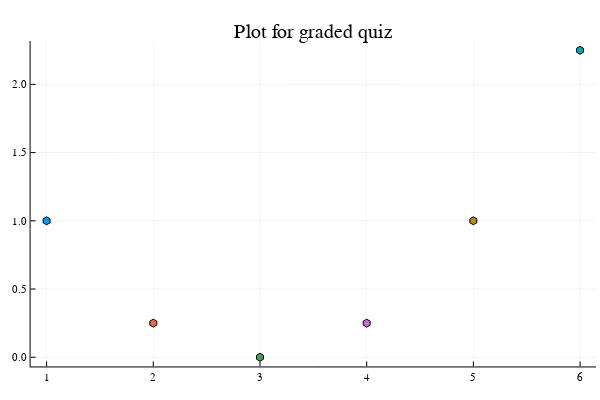

This figure's notebook cell:
### Code cell
x = [1 2 3 4 5 6]
y = (x-3).^2/4
plot(x,y, marker = :hex, leg=false, linewidth = 2, linecolor=:black)
plot!(title="Plot for graded quiz")

### Figure 1 — Plotly figure (JSON) as saved in the notebook; plotly's stock layout.template omitted (floating-point values rounded to 4 significant figures)
{"data": [{"colorbar": {"title": ""}, "line": {"color": "rgba(0, 0, 0, 1.000)", "dash": "solid", "shape": "linear", "width": 2}, "marker": {"color": ["rgba(0, 154, 250, 1.000)"], "line": {"color": ["rgba(0, 0, 0, 1.000)"], "width": 1}, "size": 8, "symbol": "hexagon"}, "mode": "lines+markers", "name": "y1", "showlegend": true, "type": "scatter", "x": [1], "xaxis": "x1", "y": [1], "yaxis": "y1"}, {"colorbar": {"title": ""}, "line": {"color": "rgba(0, 0, 0, 1.000)", "dash": "solid", "shape": "linear", "width": 2}, "marker": {"color": ["rgba(227, 111, 71, 1.000)"], "line": {"color": ["rgba(0, 0, 0, 1.000)"], "width": 1}, "size": 8, "symbol": "hexagon"}, "mode": "lines+markers", "name": "y2", "showlegend": true, "type": "scatter", "x": [2], "xaxis": "x1", "y": [0.25], "yaxis": "y1"}, {"colorbar": {"title": ""}, "line": {"color": "rgba(0, 0, 0, 1.000)", "dash": "solid", "shape": "linear", "width": 2}, "marker": {"color": ["rgba(62, 164, 78, 1.000)"], "line": {"color": ["rgba(0, 0, 0, 1.000)"], "width": 1}, "size": 8, "symbol": "hexagon"}, "mode": "lines+markers", "name": "y3", "showlegend": true, "type": "scatter", "x": [3], "xaxis": "x1", "y": [0], "yaxis": "y1"}, {"colorbar": {"title": ""}, "line": {"color": "rgba(0, 0, 0, 1.000)", "dash": "solid", "shape": "linear", "width": 2}, "marker": {"color": ["rgba(195, 113, 210, 1.000)"], "line": {"color": ["rgba(0, 0, 0, 1.000)"], "width": 1}, "size": 8, "symbol": "hexagon"}, "mode": "lines+markers", "name": "y4", "showlegend": true, "type": "scatter", "x": [4], "xaxis": "x1", "y": [0.25], "yaxis": "y1"}, {"colorbar": {"title": ""}, "line": {"color": "rgba(0, 0, 0, 1.000)", "dash": "solid", "shape": "linear", "width": 2}, "marker": {"color": ["rgba(172, 142, 24, 1.000)"], "line": {"color": ["rgba(0, 0, 0, 1.000)"], "width": 1}, "size": 8, "symbol": "hexagon"}, "mode": "lines+markers", "name": "y5", "showlegend": true, "type": "scatter", "x": [5], "xaxis": "x1", "y": [1], "yaxis": "y1"}, {"colorbar": {"title": ""}, "line": {"color": "rgba(0, 0, 0, 1.000)", "dash": "solid", "shape": "linear", "width": 2}, "marker": {"color": ["rgba(0, 170, 174, 1.000)"], "line": {"color": ["rgba(0, 0, 0, 1.000)"], "width": 1}, "size": 8, "symbol": "hexagon"}, "mode": "lines+markers", "name": "y6", "showlegend": true, "type": "scatter", "x": [6], "xaxis": "x1", "y": [2.25], "yaxis": "y1"}], "layout": {"annotations": [{"font": {"color": "rgba(0, 0, 0, 1.000)", "family": "sans-serif", "size": 20}, "rotation": 0, "showarrow": false, "text": "Plot for graded quiz", "x": 0.5222, "xanchor": "center", "xref": "paper", "y": 1, "yanchor": "top", "yref": "paper"}], "height": 400, "margin": {"b": 20, "l": 0, "r": 0, "t": 20}, "paper_bgcolor": "rgba(255, 255, 255, 1.000)", "plot_bgcolor": "rgba(255, 255, 255, 1.000)", "showlegend": false, "width": 600, "xaxis1": {"anchor": "y1", "domain": [0.05101, 0.9934], "gridcolor": "rgba(0, 0, 0, 0.100)", "gridwidth": 0.5, "linecolor": "rgba(0, 0, 0, 1.000)", "mirror": false, "range": [0.85, 6.15], "showgrid": true, "showline": true, "showticklabels": true, "tickangle": 0, "tickcolor": "rgb(0, 0, 0)", "tickfont": {"color": "rgba(0, 0, 0, 1.000)", "family": "sans-serif", "size": 11}, "tickmode": "array", "ticks": "inside", "ticktext": ["1", "2", "3", "4", "5", "6"], "tickvals": [1, 2, 3, 4, 5, 6], "title": "", "titlefont": {"color": "rgba(0, 0, 0, 1.000)", "family": "sans-serif", "size": 15}, "type": "-", "visible": true, "zeroline": false, "zerolinecolor": "rgba(0, 0, 0, 1.000)"}, "yaxis1": {"anchor": "x1", "domain": [0.03762, 0.9415], "gridcolor": "rgba(0, 0, 0, 0.100)", "gridwidth": 0.5, "linecolor": "rgba(0, 0, 0, 1.000)", "mirror": false, "range": [-0.0675, 2.317], "showgrid": true, "showline": true, "showticklabels": true, "tickangle": 0, "tickcolor": "rgb(0, 0, 0)", "tickfont": {"color": "rgba(0, 0, 0, 1.000)", "family": "sans-serif", "size": 11}, "tickmode": "array", "ticks": "inside", "ticktext": ["0.0", "0.5", "1.0", "1.5", "2.0"], "tickvals": [0, 0.5, 1, 1.5, 2], "title": "", "titlefont": {"color": "rgba(0, 0, 0, 1.000)", "family": "sans-serif", "size": 15}, "type": "-", "visible": true, "zeroline": false, "zerolinecolor": "rgba(0, 0, 0, 1.000)"}}}
